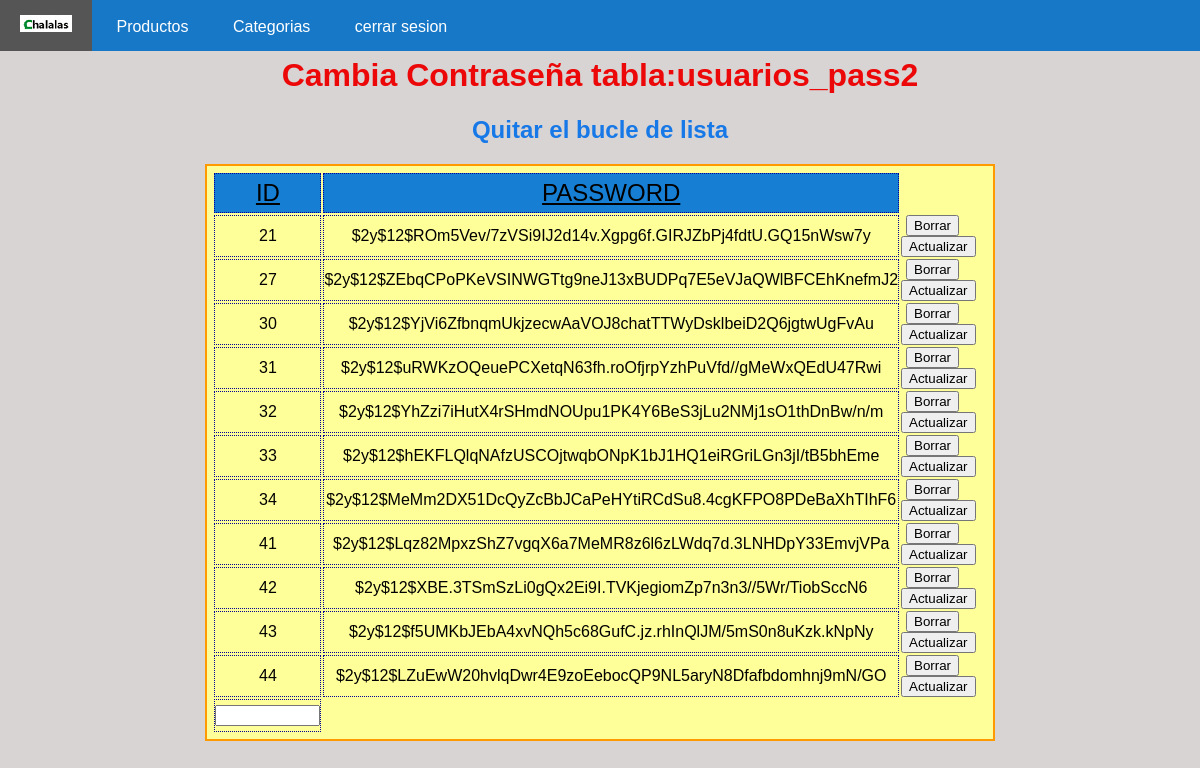
Page /crud4.php on the committed database.
### tables this page shows
CREATE TABLE `usuarios_pass2` (
  `ID` int(11) NOT NULL,
  `NOMBRE` varchar(35) NOT NULL,
  `USUARIOS` varchar(20) NOT NULL,
  `MAIL` varchar(40) NOT NULL,
  `TELEFONO` varchar(20) NOT NULL,
  `PASSWORD` varchar(255) NOT NULL
);

### crud4.php (the view, shortened to what this page needs)
<!doctype html>
<html>
<head>
  <link rel="stylesheet" href="style.css" />
  <link rel="stylesheet" href="stylefoto2.css" />
</head>
<body>
<article id="position">
   <nav>
    <ul>
      <li>
        <a href="#"><img src="imagenes/chalalas4.png"></a>
      </li>
      <li>
        <a href="#">Productos</a>
      </li>
      <li><a href="#">Categorias</a>
      </li>
      <li><a href="cierre.php">cerrar sesion</a></li>
    </ul>
  </nav>
   </article><br><br>
  <?php
  include("conexion.php");
  $registros = $base->query("SELECT * FROM usuarios_pass2")->fetchAll(PDO::FETCH_OBJ);
  ?>
  <h1>Cambia Contraseña    tabla:usuarios_pass2</h1>
  <h2>Quitar el bucle de lista</h2>
  <form action="<?php echo $_SERVER['PHP_SELF']; ?>" method="post">
    <table width="50%" border="0" align="center">
      <tr>
        <td class="primera_fila">ID</td>
        <td class="primera_fila">PASSWORD</td>
        <td class="sin">&nbsp;</td>
      </tr>
      <?php
      foreach ($registros as $persona) : ?>
        <tr>
          <td><?php echo $persona->ID ?></td>
          <td><?php echo $persona->PASSWORD ?></td>
          <td class="bot"><a href="borrar4.php?Id=<?php echo $persona->ID ?>">
          <input type='button' name='del' id='del' value='Borrar'></a></td>
<td class='bot'><a href="editar4.php?Id=<?php echo $persona->ID ?> & pas=<?php echo $persona->PASSWORD ?>">
<input type='button' name='up' id='up' value='Actualizar'></a></td>
        </tr>
      <?php endforeach; ?>
      <tr>
        <td><input type='text' name='Pas' size='10' class='centrado'></td>
      </tr>
    </table>
  </form>
  <p>&nbsp;</p>
</body>
</html>

### style.css (style rules this page uses)
table { width: 25%; background-color: rgb(218, 218, 18); border: 2px dotted rgb(17, 17, 17); margin: auto; }
td { text-align: center; padding: 10px; }
table { width: 50%; margin: auto; background-color: #ff9; border: 2px solid #FF9900; padding: 5px; }
td { padding: 5px 0; }
table td { text-align: center; border: 1px #000099 dotted; }
table .sin { border: 0; }
table .bot { padding: 0 5px; display: inline; border: 0; }
table .primera_fila { font-size: 1.5em; text-decoration: underline; background-color: rgb(22, 127, 212); }
.centrado { text-align: center; }

### stylefoto2.css (style rules this page uses)
body { background-color: #d8d4d4; font-family: Arial, sans-serif; margin: 0; padding: 0; }
h1 { text-align: center; color: rgb(236, 8, 8); }
h2 { text-align: center; color: rgb(23, 120, 231); }
#position { width: 100%; position: fixed; left: 0px; top: 0px; }
nav { background-color: #1778c7; font-family: Arial, Helvetica, sans-serif; font-size: 16px; }
nav ul { list-style-type: none; margin: 0; padding: 0; }
nav ul li { display: inline-block; position: relative; }
nav ul li a { display: block; padding: 15px 20px; text-decoration: none; color: #fff; }

### rows in the picture
usuarios_pass2: ID "21", PASSWORD "$2y$12$ROm5Vev/7zVSi9IJ2d14v.Xgpg6f.GIRJZbPj4fdtU.GQ15nWsw7y"
usuarios_pass2: ID "27", PASSWORD "$2y$12$ZEbqCPoPKeVSINWGTtg9neJ13xBUDPq7E5eVJaQWlBFCEhKnefmJ2"
usuarios_pass2: ID "30", PASSWORD "$2y$12$YjVi6ZfbnqmUkjzecwAaVOJ8chatTTWyDsklbeiD2Q6jgtwUgFvAu"
usuarios_pass2: ID "31", PASSWORD "$2y$12$uRWKzOQeuePCXetqN63fh.roOfjrpYzhPuVfd//gMeWxQEdU47Rwi"
usuarios_pass2: ID "32", PASSWORD "$2y$12$YhZzi7iHutX4rSHmdNOUpu1PK4Y6BeS3jLu2NMj1sO1thDnBw/n/m"
usuarios_pass2: ID "33", PASSWORD "$2y$12$hEKFLQlqNAfzUSCOjtwqbONpK1bJ1HQ1eiRGriLGn3jI/tB5bhEme"
usuarios_pass2: ID "34", PASSWORD "$2y$12$MeMm2DX51DcQyZcBbJCaPeHYtiRCdSu8.4cgKFPO8PDeBaXhTIhF6"
usuarios_pass2: ID "41", PASSWORD "$2y$12$Lqz82MpxzShZ7vgqX6a7MeMR8z6l6zLWdq7d.3LNHDpY33EmvjVPa"
usuarios_pass2: ID "42", PASSWORD "$2y$12$XBE.3TSmSzLi0gQx2Ei9I.TVKjegiomZp7n3n3//5Wr/TiobSccN6"
usuarios_pass2: ID "43", PASSWORD "$2y$12$f5UMKbJEbA4xvNQh5c68GufC.jz.rhInQlJM/5mS0n8uKzk.kNpNy"
usuarios_pass2: ID "44", PASSWORD "$2y$12$LZuEwW20hvlqDwr4E9zoEebocQP9NL5aryN8Dfafbdomhnj9mN/GO"
